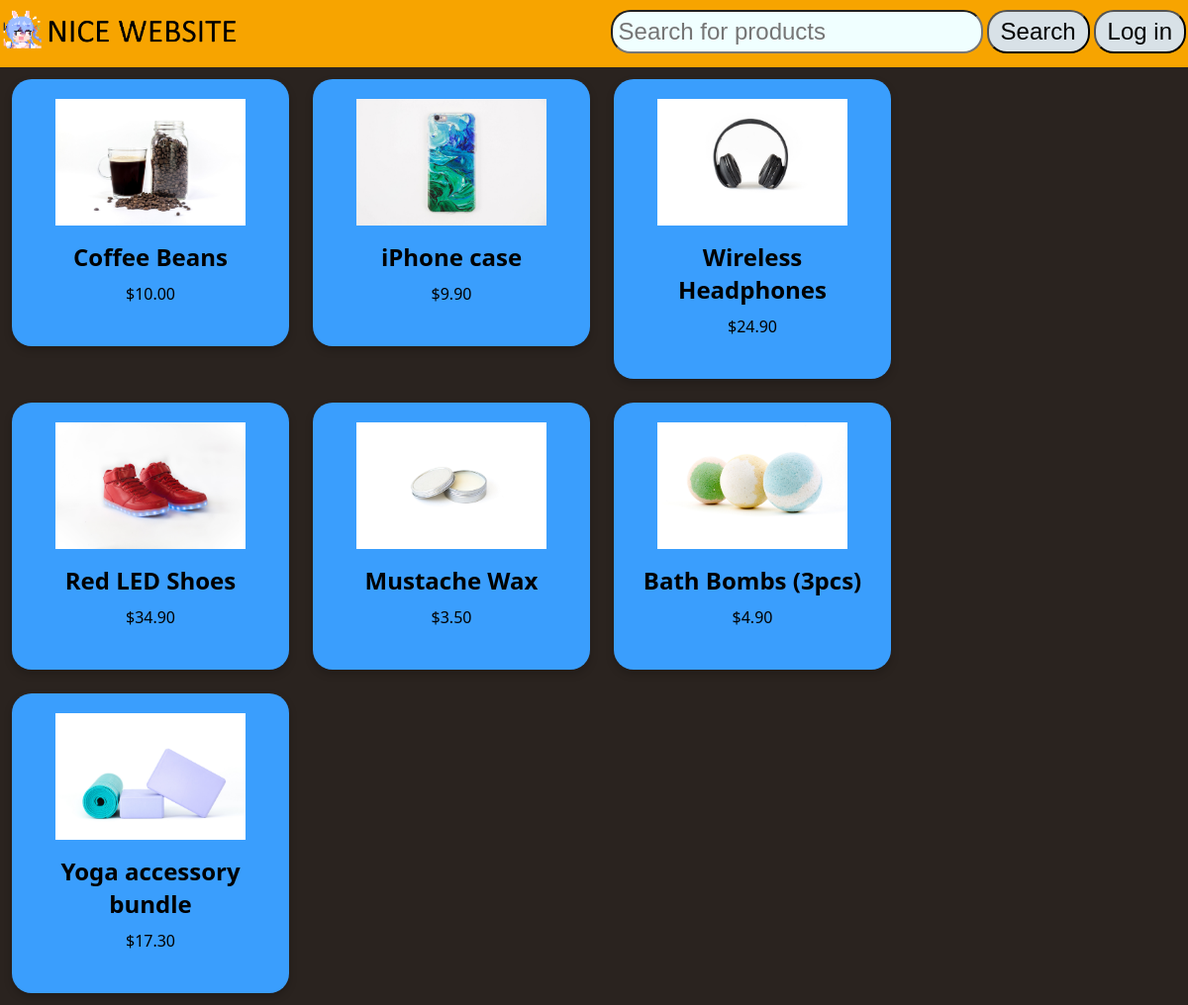
Page /insecure_websafe/index_backip.php on the committed database.
### tables this page shows
CREATE TABLE `products` (
  `product_id` int NOT NULL,
  `name` varchar(35) NOT NULL,
  `price` decimal(6,2) NOT NULL,
  `picture` varchar(135) NOT NULL,
  `description` varchar(1000) NOT NULL
);

### insecure_websafe/index_backip.php (the view, shortened to what this page needs)
<?php
include "./sql_con.php";
?>
<!DOCTYPE html>
<html lang="en">
<head>
    <link rel="stylesheet" type="text/css" href="./design.css">
</head>
<body>
    <?php include "./navbar.php"; ?>
    <?php
    function getAllProducts()
    {
        global $con;
        $query = $con->prepare("SELECT * FROM `products`");
        if ($query->execute()) {
            $query->bind_result($product_id, $name, $price, $picture, $description);
            $query->store_result();
            while ($query->fetch()) {
                echo '<div class="cell" data-product-id="' . $product_id . '"  data-description="' . $description . '"><div class="product"><img src="./productimages/' . $picture . '" alt="Image of ' . $name . '"><div class="product-details"><h2>' . $name . '</h2><p>$' . $price . '</p><br>';
                echo '</div></div></div></div>';
            }
        } else {
            echo "Error executing query.";
        }
    }
    try {
        if (isset($_POST["search_query"])) {
            if ($_POST["search_query"] == null) {
                getAllProducts();
            } else {
                $search_query = $_POST["search_query"];
                $query = "SELECT * FROM `products` WHERE `name` LIKE '%$search_query%'";
                $result = mysqli_query($con, $query);
                if ($result) {
                    while ($row = mysqli_fetch_assoc($result)) {
                        $product_id = $row['product_id'];
                        $name = $row['name'];
                        $price = $row['price'];
                        $picture = $row['picture'];
                        $description = $row['description'];
                        echo '<div class="cell" data-product-id="' . $product_id . '"  data-description="' . $description . '"><div class="product"><img src="./productimages/' . $picture . '" alt="Image of ' . $name . '"><div class="product-details"><h2>' . $name . '</h2><p>$' . $price . '</p><br>';
                        if (isset($_SESSION["user_id"])) {
                            echo '<a href="/cart/addtoCart.php?product_id=' . $product_id . '" class="cell-btn">Add to cart</a>';
                        }
                        echo '</div></div></div></div>';
                    }
                } else {
                    echo "Error executing query.";
                }
            }
        } else {
            throw new Exception("No searches made");
        }
    } catch (\Throwable $th) {
        getAllProducts();
    }
    ?>
</body>
</html>

### insecure_websafe/design.css (style rules this page uses)
body { background-color: #2A231F; margin: 0%; font-family: 'Segoe UI', Tahoma, Geneva, Verdana, sans-serif; }
.cell { border-radius: 20px; display: flex; text-align: center; color: black; background: #3A9EFD; padding: 20px; width: 20vw; box-shadow: 0 4px 8px rgba(0,0,0,0.2); transition: 0.3s; justify-content: center; align-items: center; float: left; margin-top: 1%; margin-right: 1%; margin-left: 1%; margin-bottom: 1%; }
.product>img { min-height: 128px; max-height: 128px; min-width: 128px; max-width: -webkit-fill-available; margin-bottom: 10px; }
.product { width: 300px; text-align: center; }
.product h2 { margin: 0; margin-bottom: 10px; }
.product p { margin: 0; }

### rows in the picture
products: picture (picture), name "Coffee Beans", price "10.00"
products: picture (picture), name "iPhone case", price "9.90"
products: shows a picture, name "Wireless Headphones", price "24.90"
products: picture (picture), name "Red LED Shoes", price "34.90"
products: picture (picture), name "Mustache Wax", price "3.50"
products: picture (picture), name "Bath Bombs (3pcs)", price "4.90"
products: picture (picture), name "Yoga accessory bundle", price "17.30"
